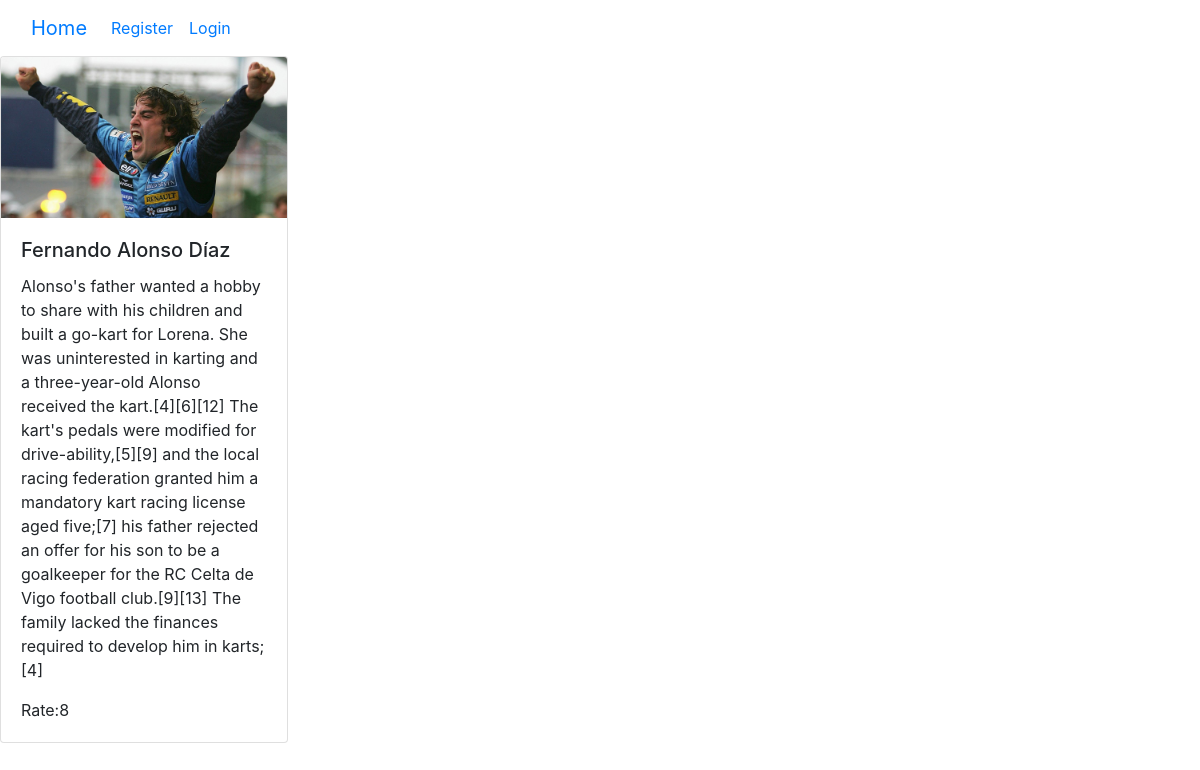
Screenshot of /posts/class/5/ with the database file from the repository.
### posts/models.py (models this page shows, shortened)
class Post(models.Model):
    author = models.ForeignKey(User, on_delete=models.CASCADE)
    image = models.ImageField(null=True,blank=True)
    title = models.CharField(max_length=200)
    content = models.CharField(max_length=500)
    rate = models.IntegerField(null=True, blank=True)
    created_at = models.DateTimeField(auto_now_add=True, null=True)
    updated_at = models.DateTimeField(auto_now=True, null=True)
    category = models.ForeignKey(Category,null=True,
            on_delete=models.PROTECT)
    tags = models.ManyToManyField(Tag , null=True,blank=True )

### posts/views.py (the view)
# urls.py: path("posts/class/<int:post_id>/",PostDetailView.as_view()),
class PostDetailView(DetailView):
    model=Post
    template_name= "posts/post_detail.html"
    context_object_name = "post"
    pk_url_kwarg="post_id"

### templates/posts/post_detail.html
{% extends "main.html" %}
{%load static%}
{% block content %}
<div class="card" style="width: 18rem;">
  {%  if post.image%}
  <img src="{{post.image.url}}" class="card-img-top" alt="...">
  {% else %}
  <img src="{%static 'call.png'%}" class="card-img-top" alt="..." >
  {% endif%}
    <div class="card-body">
      <h5 class="card-title">{{post.title}}</h5>
      <p class="card-text">{{post.content}}</p>
      <p class="card-text">Rate:{{post.rate}}</p>
    </div>
  </div>
{% endblock  %}

### rows the page displays
Post: image (picture), title "Fernando Alonso Díaz", content "Alonso's father wanted a hobby to share with his children and built a go-kart for Lorena. She was uninterested in karting and a three-year-old Alonso received the kart.[4][6][12] The kart's pedals were modified for drive-ability,[5][9] and the local racing federation granted him a mandatory kart racing license aged five;[7] his father rejected an offer for his son to be a goalkeeper for the RC Celta de Vigo football club.[9][13] The family lacked the finances required to develop him in karts;[4]", rate "8"
